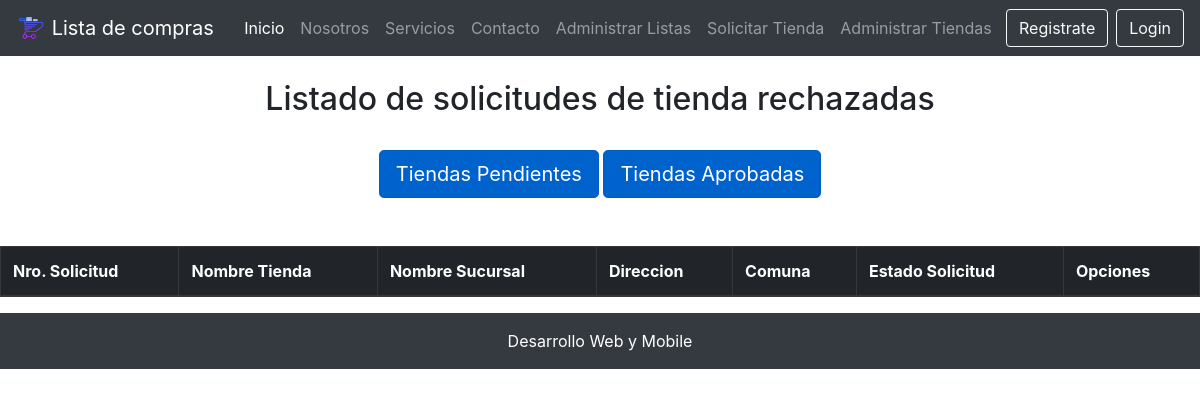
The page /tiendas_rechazadas/ on the database as committed earlier.
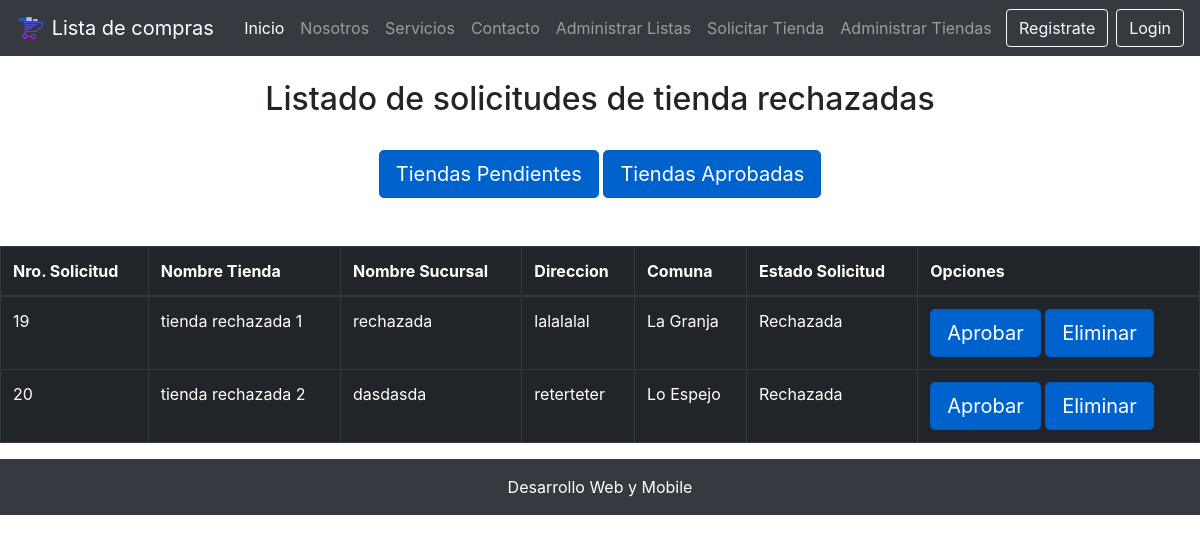
The same page on the database as committed later.
### core/models.py (models this page shows, shortened)
class Tienda(models.Model):
    nombre = models.CharField(max_length=50)
    nombre_sucursal = models.CharField(max_length=50, null=True, verbose_name="Nombre Sucursal")
    direccion = models.CharField(max_length=50)
    comuna = models.ForeignKey(Comuna, on_delete=models.CASCADE)
    estado_tienda = models.ForeignKey(EstadoTienda, on_delete=models.CASCADE, verbose_name="Estado Tienda")

class Comuna(models.Model):
    nombre = models.CharField(max_length=60)
    region = models.ForeignKey(Region, on_delete=models.CASCADE)

class EstadoTienda(models.Model):
    nombre = models.CharField(max_length=30, verbose_name="Estado Tienda")

### core/views.py (the view)
# urls.py: path('tiendas_rechazadas/', tiendasrechazadas, name="tiendas_rechazadas"),
def tiendasrechazadas(request):
    rechazadas = Tienda.objects.filter(estado_tienda=3)
    return render(request, 'core/tiendas_rechazadas.html', {
        'rechazadas':rechazadas
    })

### core/templates/core/tiendas_rechazadas.html (shortened to what this page needs)
{% extends "core/base.html" %}
{% block contenido %}
<br>
<h2 class="text-center">Listado de solicitudes de tienda rechazadas</h2>
<br>
<div class="row">
    <div class="col-12 text-center">
        <a href="{% url 'listar_solicitud' %}" class="btn btn-primary btn-lg active" role="button" aria-pressed="true">Tiendas Pendientes</a>
        <a href="{% url 'tiendas_aprobadas' %}" class="btn btn-primary btn-lg active" role="button" aria-pressed="true">Tiendas Aprobadas</a>
    </div>
</div>
<br>
<br>
<div class="table-responsive">
    <table class="table table-dark table-bordered table-hover table-condensed">
        <thead>
            <tr>
                <th>Nro. Solicitud</th>
                <th>Nombre Tienda</th>
                <th>Nombre Sucursal</th>
                <th>Direccion</th>
                <th>Comuna</th>
                <th>Estado Solicitud</th>
                <th>Opciones</th>
            </tr>
        </thead>
        <tbody>
            {% for r in rechazadas %}
            <tr>
                <td>{{ r.id }}</td>
                <td>{{ r.nombre }}</td>
                <td>{{ r.nombre_sucursal }}</td>
                <td>{{ r.direccion }}</td>
                <td>{{ r.comuna.nombre }}</td>
                <td>{{ r.estado_tienda.nombre }}</td>
                <td>
                    <a class="btn btn-primary btn-lg active" href="{% url 'aprobar_solicitud' r.id %}">Aprobar</a>
                    <a class="btn btn-primary btn-lg active" href="{% url 'eliminar_solicitud' r.id %}">Eliminar</a>
                </td>
            </tr>
            {% endfor %}
        </tbody>
    </table>
</div>
{% endblock contenido %}

Rows that differ between the two databases and show on the page:
added Tienda: id "19", nombre "tienda rechazada 1", nombre_sucursal "rechazada", direccion "lalalalal", comuna.nombre "La Granja", estado_tienda.nombre "Rechazada"
added Tienda: id "20", nombre "tienda rechazada 2", nombre_sucursal "dasdasda", direccion "reterteter", comuna.nombre "Lo Espejo", estado_tienda.nombre "Rechazada"
